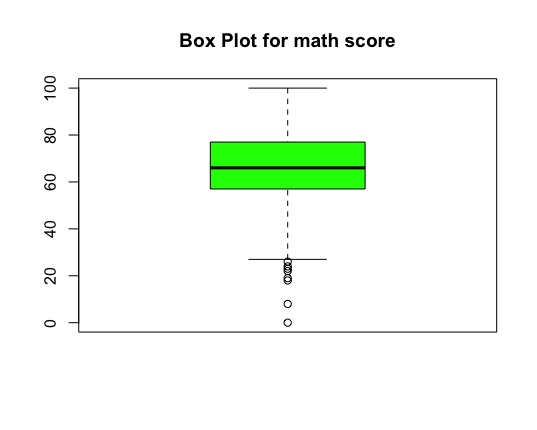

Write the R code that produced this figure.
library(readr)
StudentsPerformance <- read_csv("StudentsPerformance.csv")
View(StudentsPerformance)
attach(StudentsPerformance)
boxplot(`math score`,main="Box Plot for math score",col='green')
